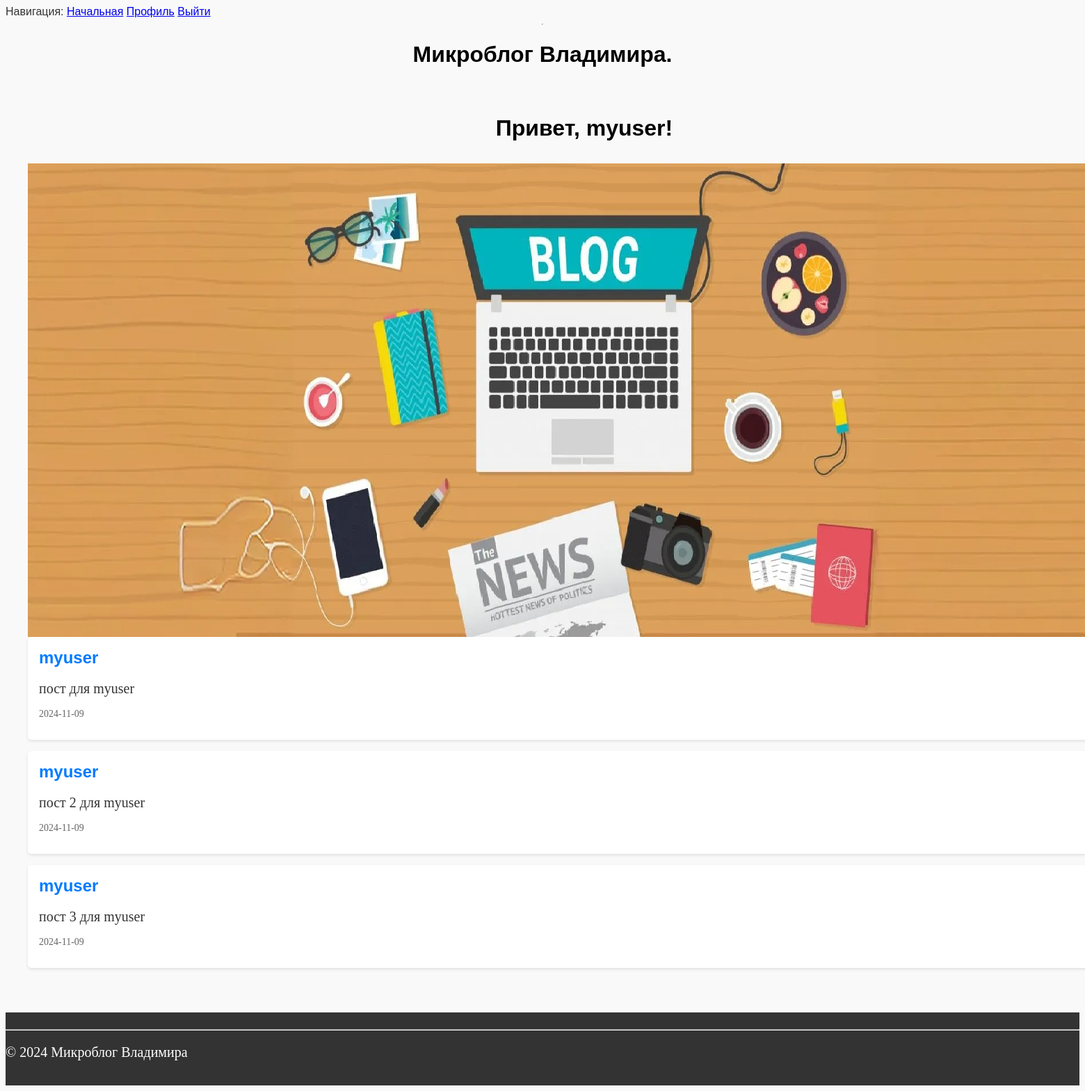
The page /index (signed in) on the database its author committed.
### app/models.py (models this page shows, shortened)
class User(UserMixin, db.Model):
    id = db.Column(db.Integer, primary_key=True)
    username = db.Column(db.String(80), unique=True, nullable=False)
    email = db.Column(db.String(120), unique=True, nullable=False)
    password_hash = db.Column(db.String(128), nullable=False)
    avatar = db.Column(db.String(120), default='default_avatar.png')

class Post(db.Model):
    id = db.Column(db.Integer, primary_key=True)
    title = db.Column(db.String(120), nullable=False)
    text = db.Column(db.Text, nullable=False)
    date = db.Column(db.Text, nullable=False)
    user_id = db.Column(db.Integer, db.ForeignKey('user.id'), nullable=False)
    user = db.relationship('User', backref=db.backref('posts', lazy=True))

### app/routes.py (the view)
@app.route('/')
@app.route('/index')
@login_required
def index():
    app.logger.info('Проверка')
    user = {'username': 'User'}
    posts = Post.query.all()
    return render_template('index.html',
                           title='Home',
                           user=user,
                           posts=posts)

### app/models.py (called while the page is built)
@login.user_loader
def load_user(id):
    return db.session.get(User, int(id))

### app/templates/index.html (shortened to what this page needs)
{% extends "base.html" %}
{% block content %}
    <h1>Привет, {{ current_user.username }}!</h1>
    <section class="posts">
        <img  src="{{ url_for('static', filename='images/i3.png') }}">
        {% for post in posts %}
            <article class="post">
                <h2>{{ post.title }} </h2>
                <p>{{ post.text }} </p>
                <p class="post-meta">{{ post.date }}</p>
            </article>
        {% endfor %}
{% endblock %}

### app/static/css/style.css (style rules this page uses)
body { background-color: #f9f9f9; color: #333; font-family: "Arial", sans-serif }
h1 { color: black; text-align: center; }
p { font-family: Times New Roman; font-size: 20px; }
.posts { margin: 2rem 0; }
.post { background-color: #fff; padding: 1rem; margin-bottom: 1rem; border-radius: 5px; box-shadow: 0 2px 4px rgba(0, 0, 0, 0.1) }
.post h2 { margin-top: 0; font-size: 1.5rem; color: #007BFF; }
.post p { line-height: 1.0; }
.post-meta { font-size: 0.875rem; color: #666; margin-top: 1rem; }

### rows shown on the page
User: username "myuser"
Post: title "myuser", text "пост для myuser", date "2024-11-09"
Post: title "myuser", text "пост 2 для myuser", date "2024-11-09"
Post: title "myuser", text "пост 3 для myuser", date "2024-11-09"
